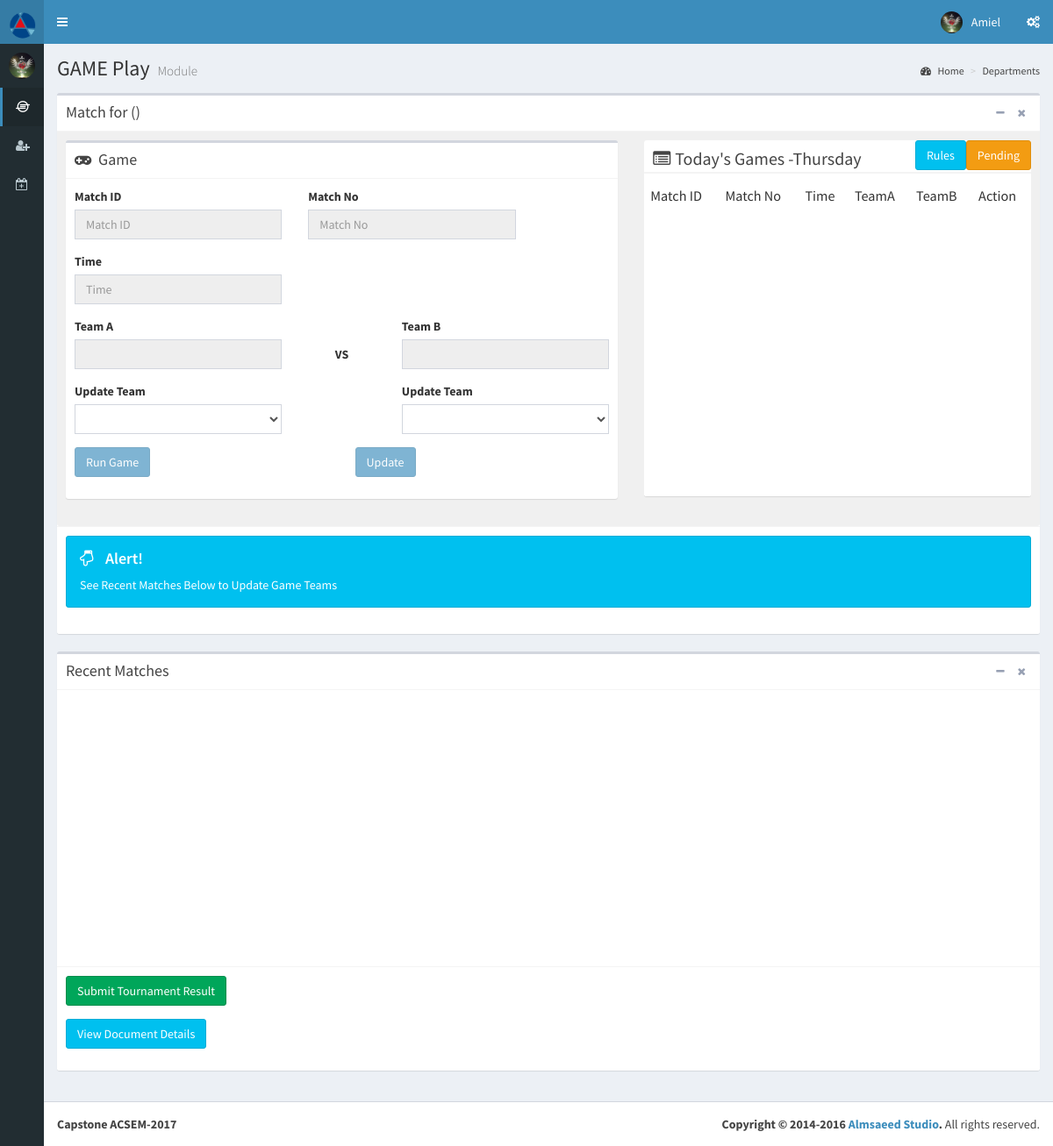
The app's page /ACSEM/pages/forms/host.php (signed in) with its own data.
### tables this page shows
CREATE TABLE `tbl_facilitator` (
  `FacilitatorID` varchar(15) NOT NULL,
  `Ffname` text NOT NULL,
  `Fmname` text NOT NULL,
  `Flname` text NOT NULL,
  `Fbdate` text NOT NULL,
  `Fgender` text NOT NULL,
  `Fphoto` text NOT NULL,
  `Fusername` varchar(30) NOT NULL,
  `Fpassword` varchar(30) NOT NULL
);

### ACSEM/conn/checker2.php (called while the page is built, shortened)
<?php
  if(isset($_COOKIE['userid1']) && $_COOKIE['userid1'] != ''){
  $user1 = $_COOKIE['userid1'];
  $user1;
  }else if(isset($_SESSION['userid1']) && $_SESSION['userid1'] !=''){
  $user1 = $_SESSION['userid1'];
  }else if(!isset($_COOKIE['userid1']) && $_COOKIE['userid2'] != ''){
      header("Location: ../login.php");
  }else if(!isset($_SESSION['userid2']) && $_SESSION['userid2'] !=''){
      header("Location: ../login.php");
  }
?>

### ACSEM/pages/forms/host.php (the view, shortened to what this page needs)
<?php
  	include("../../conn/connection.php");
    include("../../conn/checker2.php");
     $sportsname = $_SESSION["sportn"];
     $elimi = "";
    $query = "SELECT * FROM tbl_facilitator where FacilitatorID = '$user1'  " ;
    $result = mysqli_query($link, $query);
    while($row = mysqli_fetch_assoc($result))
       {
        $fname = $row['Ffname'];
        $Fphoto = $row['Fphoto'];
       }
?>
<!DOCTYPE html>
<html>
<head>
  <link rel="stylesheet" href="../../bootstrap/css/bootstrap.min.css">
  <link rel="stylesheet" href="https://cdnjs.cloudflare.com/ajax/libs/font-awesome/4.5.0/css/font-awesome.min.css">
  <link rel="stylesheet" href="https://cdnjs.cloudflare.com/ajax/libs/ionicons/2.0.1/css/ionicons.min.css">
  <link rel="stylesheet" href="../../plugins/daterangepicker/daterangepicker.css">
  <link rel="stylesheet" href="../../plugins/datepicker/datepicker3.css">
  <link rel="stylesheet" href="../../plugins/iCheck/all.css">
  <link rel="stylesheet" href="../../plugins/colorpicker/bootstrap-colorpicker.min.css">
  <link rel="stylesheet" href="../../plugins/timepicker/bootstrap-timepicker.min.css">
  <link rel="stylesheet" href="../../plugins/select2/select2.min.css">
  <link rel="stylesheet" href="../../dist/css/AdminLTE.min.css">
  <link rel="stylesheet" href="../../dist/css/skins/_all-skins.min.css">
  <link rel="stylesheet" href="http://code.jquery.com/ui/1.10.4/themes/smoothness/jquery-ui.css">
</head>
<body class="hold-transition skin-blue sidebar-collapse sidebar-mini">
<div class="wrapper">
  <header class="main-header">
    <a href="../../facilitator.php" class="logo">
      <span class="logo-mini"><img src="../../images/ar.png" style="width:70%; height:10%;"></span>
    </a>
    <nav class="navbar navbar-static-top">
      <a href="#" class="sidebar-toggle" data-toggle="offcanvas" role="button">
      </a>
      <div class="navbar-custom-menu">
        <ul class="nav navbar-nav">
          <li class="dropdown user user-menu">
            <a href="#" class="dropdown-toggle" data-toggle="dropdown">
              <img src="upload/<?php echo $Fphoto; ?>" class="user-image" alt="User Image">
              <span class="hidden-xs"><?php echo $fname; ?></span>
            </a>
          </li>
          <li>
            <a href="#" data-toggle="control-sidebar"><i class="fa fa-gears"></i></a>
          </li>
        </ul>
      </div>
    </nav>
  </header>
  <aside class="main-sidebar">
    <section class="sidebar">
      <div class="user-panel">
        <div class="pull-left image">
          <img src="upload/<?php echo $Fphoto; ?>" class="img-circle" alt="User Image">
        </div>
      </div>
      <ul class="sidebar-menu">
        <li class="active"><a href="../../facilitator.php"><i class="fa fa-ioxhost"></i> <span>Host Game</span></a></li>
        <li ><a href="apindex.php"><i class="fa fa-user-plus"></i> <span>Players</span></a></li>
        <li><a href="scheduling.php"><i class="fa fa-calendar-plus-o"></i> <span>Schedules</span></a></li>
      </ul>
    </section>
  </aside>
  <div class="content-wrapper">
    <section class="content-header">
      <h1>
        GAME Play <small>Module</small>
      </h1>
      <ol class="breadcrumb">
        <li class="active"><a href="#"><i class="fa fa-dashboard"></i> Home</a></li>
        <li><a>Departments</a></li>
      </ol>
    </section>
    <section class="content">
            <div class="box" >
            <div class="box-header with-border">
              <h3 class="box-title">Match for <?php echo $sportsname . " " . $categ . " (<b>" . $elimi."</b>)" ?></h3>
              <div class="box-tools pull-right">
                <button type="button" class="btn btn-box-tool" data-widget="collapse"><i class="fa fa-minus"></i></button>
                <button type="button" class="btn btn-box-tool" data-widget="remove"><i class="fa fa-times"></i></button>
              </div>
            </div>
            <div class="box-body" style="max-height: 550px; min-height: 450px; overflow-y: scroll; background-color:#f0f0f0;" >
            <div class="row">
                  <div class="col-md-7">
                            <div class="box box-default" style="max-height: 750px; min-height: 350px;">
                                <div class="box-header with-border">
                                     <i class="fa  fa-gamepad"></i>
                                     <h3 class="box-title">Game</h3>
                                </div>
                                <div class="box-body">
                                <form action="php/gotohost.php" method="POST">
                                <div class="row">
                                      <div class="col-md-5">
                                      <div class="form-group has-feedback">
                                        <label>Match ID</label>
                                        <input type="text" name="txtmatchid" class="form-control" placeholder="Match ID" id="MatchID" readonly required="required">
                                      </div>
                                      </div>
                                      <div class="col-md-5">
                                      <label>Match No</label>
                                      <div class="form-group has-feedback">
                                        <input type="text" name="txtmatchno" class="form-control" placeholder="Match No" id="MatchNo" readonly >
                                      </div>
                                      </div>
                                </div>
                                <div class="row">
                                      <div class="col-md-5">
                                      <div class="form-group has-feedback">
                                        <label>Time</label>
                                        <input type="text" name="txttime" class="form-control" placeholder="Time" id="Time" readonly >
                                      </div>
                                      </div>
                                </div>
                                <div class="row">
                                      <div class="col-md-5">
                                      <div class="form-group has-feedback">
                                        <label>Team A</label>
                                        <input type="text" name="txtteam1" class="form-control"  id="Teamtxt" readonly >
                                      </div>
                                      <div class="form-group">
                                      <label>Update Team</label>
                                        <select class="form-control"  name="txtTeamA" id="TeamA" onchange="jsFunction1()">
                                          <option id="ateam"></option>
                                        </select>
                                      </div>
                                      </div>
                                      <div class="col-md-2" align="center" style="line-height:6em;"><b>VS</b></div>
                                      <div class="col-md-5">
                                      <div class="form-group has-feedback">
                                        <label>Team B</label>
                                        <input type="text" name="txtteam2" class="form-control"  id="Teamtxt1" readonly >
                                      </div>
                                      <div class="form-group">
                                      <label>Update Team</label>
                                        <select class="form-control"  name="txtTeamA" id="TeamB" onchange="jsFunction2()">
                                          <option></option>
                                        </select>
                                      </div>
                                      </div>
                                </div>
                                <div class="row">
                                      <div class="col-md-6">
                                      <div class="form-group has-feedback">
                                      <button type="submit" name="run" class="btn btn-primary" id="GoRun" disabled >Run Game</button>
                                      </div>
                                      </div>
                                      <div class="col-md-6">
                                      <div class="form-group has-feedback">
                                      <button type="submit" name="update" class="btn btn-primary" id="GoUpdate" disabled>Update</button>
                                      </div>
                                      </div>
                                </form>
                                </div>
                                </div>
                            </div>
                  </div>
                  <div class="col-md-5">
                  <div class="box-body table-responsive no-padding" >
                      <div class="nav-tabs-custom">
                            <ul class="nav nav-tabs pull-right">
                            <li class="pull-left header"><i class="fa  fa-list-alt"></i>Today's Games -<?php echo date("l"); ?></li>
                            <button class="pull-right header btn btn-warning" data-toggle="modal" data-target="#myModalPen">Pending</button>
                            <button class="pull-right header btn btn-info" data-toggle="modal" data-target="#myModalPen2">Rules</button>
                            </ul>
                            <div class="tab-content no-padding" style="max-height: 410px; min-height: 410px; overflow-y: scroll; zoom: 90%;">
                            <table id="table2" class="table">
                            <tr>
                                <th><h4>Match ID</h4></th>
                                <th><h4>Match No</h4></th>
                                <th><h4>Time</h4></th>
                                <th><h4>TeamA</h4></th>
                                <th><h4>TeamB</h4></th>
                                <th><h4>Action</h4></th>
                            </tr>
                            </table>
                            </div>
                          </div>
                  </div>
                  </div>
            </div>
            </div>
            <div class="box-footer">
                <div class="alert alert-info alert-dismissible">
                <h4><i class="icon fa fa-hand-o-down"></i> Alert!</h4>
                See Recent Matches Below to Update Game Teams
              </div>
            </div>
            </div>
            <div class="box" >
            <div class="box-header with-border">
              <h3 class="box-title">Recent Matches</h3>
              <div class="box-tools pull-right">
                <button type="button"  class="btn btn-box-tool" data-widget="collapse"><i class="fa fa-minus"></i></button>
                <button type="button"  class="btn btn-box-tool" data-widget="remove"><i class="fa fa-times"></i></button>
              </div>
            </div>
            <div class="box-body" style="max-height: 350px; min-height: 350px; overflow-y: scroll; zoom: 90%;">
            </div>
            <div class="box-footer">
            <div class="form-group has-feedback">
                  <div class="form-group">
                  <button class="btn btn-success" id="Result" data-toggle="modal" data-target="#myModal1">Submit Tournament Result</button>
                  </div>
                  <div class="form-group">
                  <button class="btn btn-info" id="Docu" target="_blank">View Document Details</button>
                  </div>
            </div>
            </div>
            </div>
  </div>
  <footer class="main-footer">
    <div class="pull-right hidden-xs">
      <strong>Copyright &copy; 2014-2016 <a href="http://almsaeedstudio.com">Almsaeed Studio</a>.</strong> All rights
    reserved.
    </div>
      <strong>Capstone ACSEM-2017</strong>
  </footer>
</body>
</html>

### records on screen
tbl_facilitator: Fphoto (picture), Ffname "Amiel"
